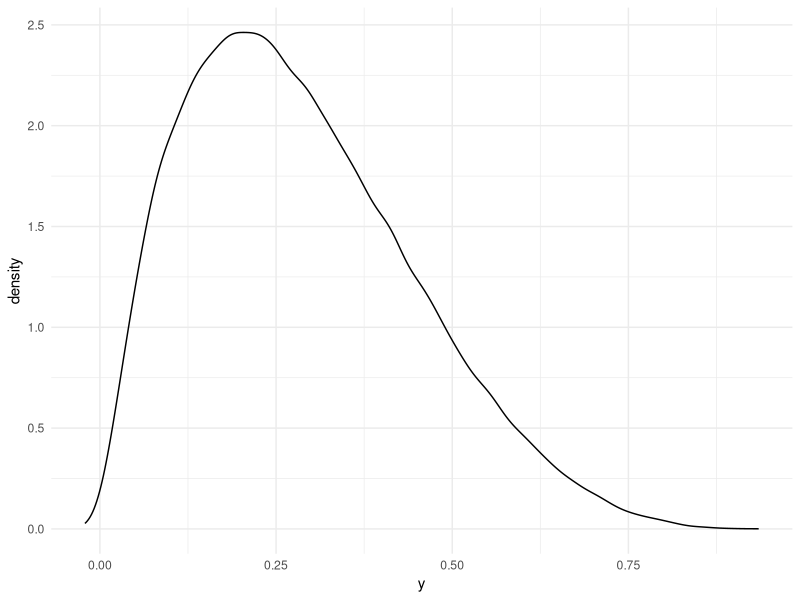
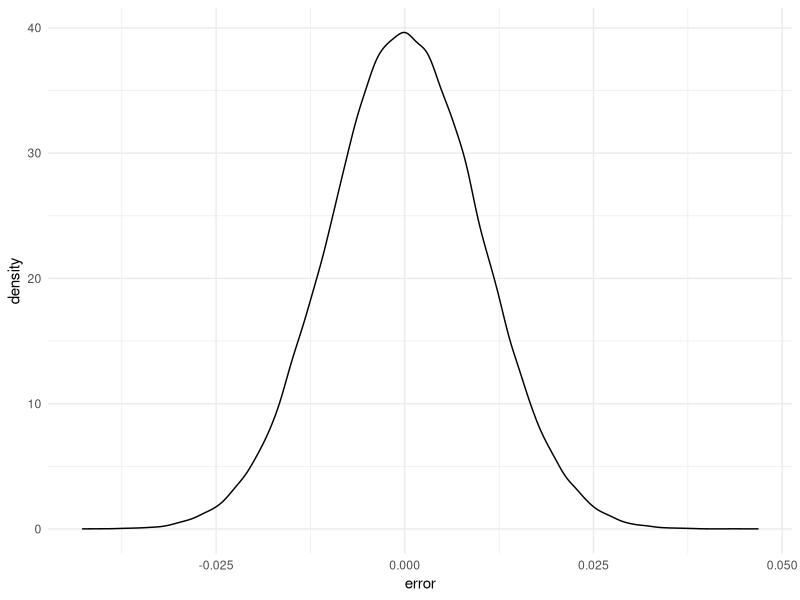
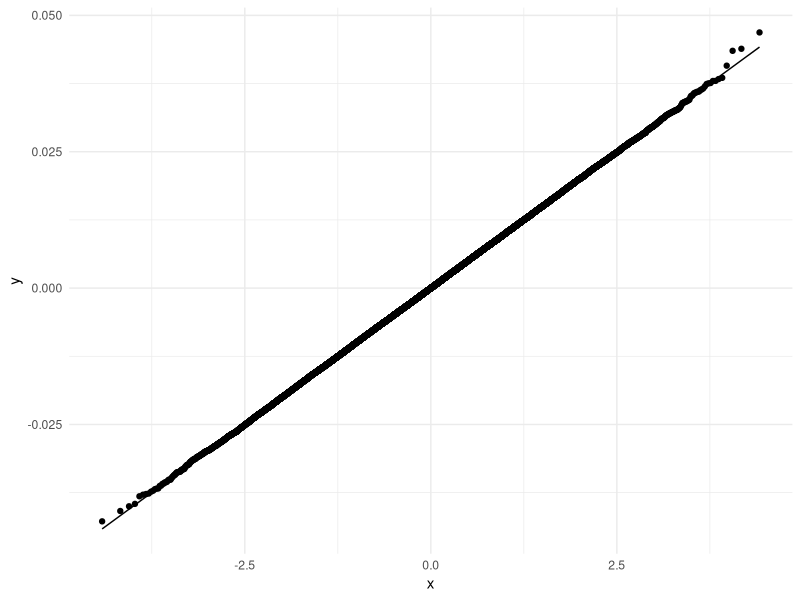

The R source for these figures, in order:
## ---- chunk 1
# Libraries

library(dplyr)
library(ggplot2)

theme_set(theme_minimal())
## ---- chunk 2

n <- 100000

# Create x, noise and y
x <- rbeta(n, 2, 5)
noise_y <- rnorm(n, 0, 0.01)
y <- x + noise_y

# Prepare data and plot y
df <- data.frame(x = x, y = y)

ggplot(df) + 
  geom_density(aes(x = y))

## ---- chunk 3
# Fit linear regression 
model <- lm(y ~ x, data = df)

# Compute residuals
predictions <- as.vector(predict(model, df))
df$error <- y - predictions

# Show residuals
ggplot(df) + 
  geom_density(aes(x = error))

## ---- chunk 4
ggplot(df) + 
  stat_qq(aes(sample = error)) + 
  stat_qq_line(aes(sample = error))
